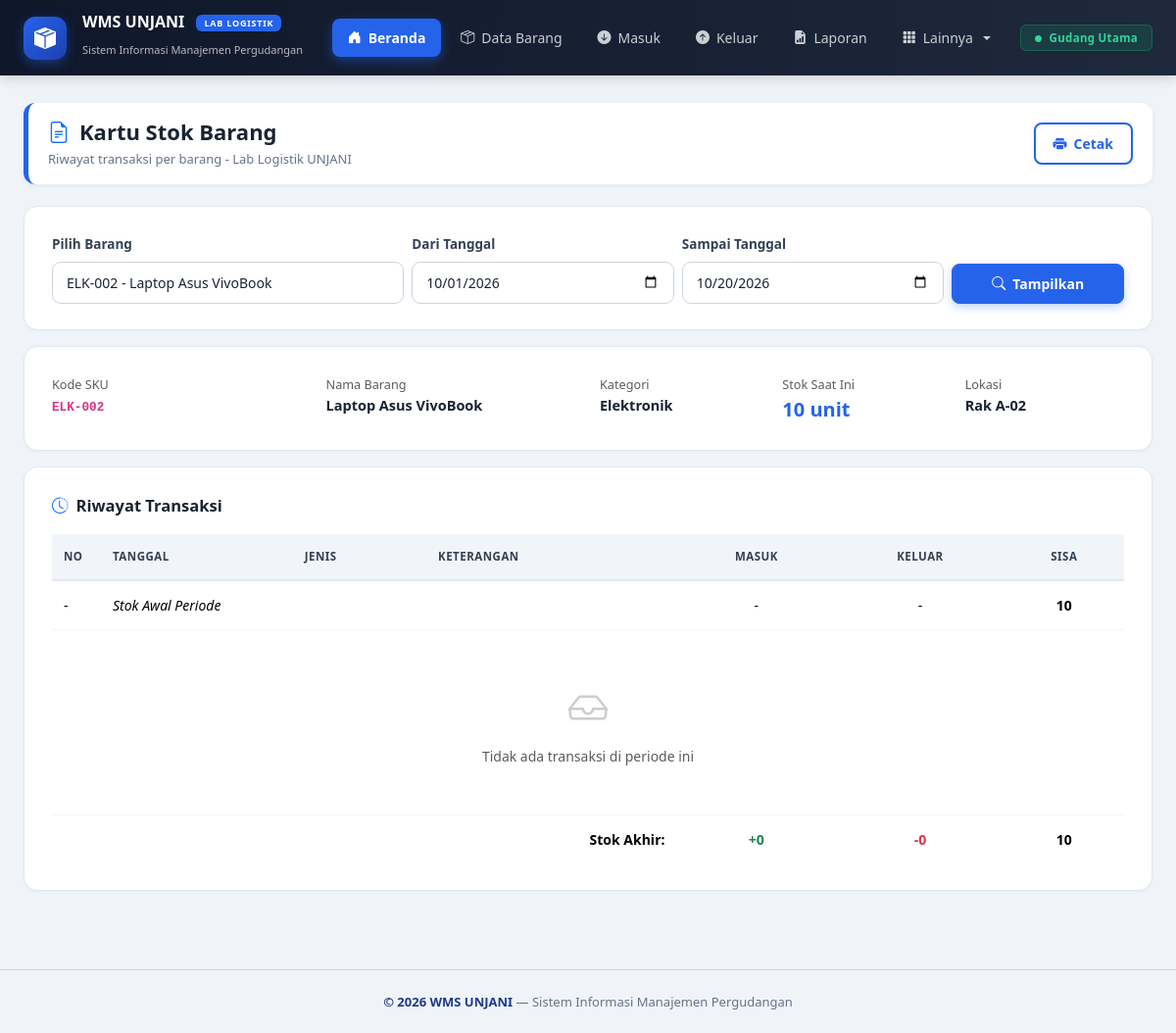
Page /kartu_stok.php?id=2 on the earlier database version.
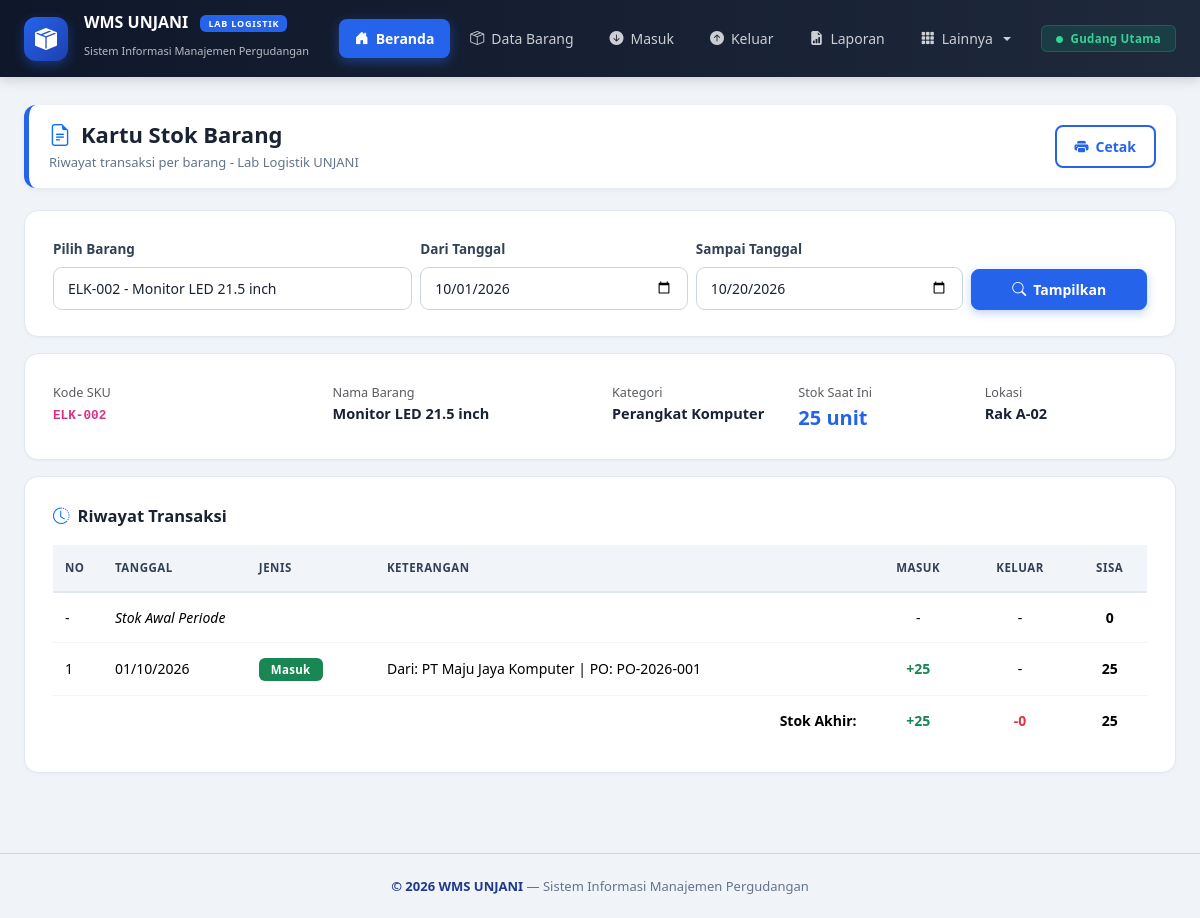
Same page on the later database version.
### tables this page shows
CREATE TABLE barang (
    id INT AUTO_INCREMENT PRIMARY KEY,
    kode_barang VARCHAR(20) UNIQUE NOT NULL,
    nama_barang VARCHAR(100) NOT NULL,
    kategori_id INT,
    satuan VARCHAR(20) DEFAULT 'pcs',
    stok INT DEFAULT 0,
    stok_minimal INT DEFAULT 5,
    lokasi_rak VARCHAR(20),
    harga DECIMAL(15,2) DEFAULT 0,
    FOREIGN KEY (kategori_id) REFERENCES kategori(id) ON DELETE SET NULL
);

CREATE TABLE kategori (
    id INT AUTO_INCREMENT PRIMARY KEY,
    nama_kategori VARCHAR(100) NOT NULL,
    kode_zona VARCHAR(5),
    keterangan TEXT
);

### config/koneksi.php (called while the page is built, shortened)
<?php
function tglIndo($tgl) {
    return date('d/m/Y', strtotime($tgl));
}
?>

### kartu_stok.php (the view, shortened to what the changed rows need)
<?php
require_once 'config/koneksi.php';
$barang_id = (int)($_GET['id'] ?? 0);
$dari      = $_GET['dari'] ?? date('Y-m-01');
$sampai    = $_GET['sampai'] ?? date('Y-m-d');
$barang = null;
if ($barang_id > 0) {
    $barang = mysqli_fetch_assoc(mysqli_query($koneksi, "
        SELECT b.*, k.nama_kategori
        FROM barang b
        LEFT JOIN kategori k ON b.kategori_id = k.id
        WHERE b.id='$barang_id'
    "));
}
require_once 'includes/header.php';
?>
<div class="panel mb-3 no-print">
    <form method="GET" action="index.php" class="row g-2">
        <div class="col-md-4">
            <label class="form-label">Pilih Barang</label>
            <select name="id" class="form-select" required>
                <?php
                $q_b = mysqli_query($koneksi, "SELECT * FROM barang ORDER BY nama_barang");
                while ($b = mysqli_fetch_assoc($q_b)):
                ?>
                <option value="<?= $b['id'] ?>" <?= $barang_id == $b['id'] ? 'selected' : '' ?>>
                    <?= $b['kode_barang'] ?> - <?= $b['nama_barang'] ?>
                </option>
                <?php endwhile; ?>
            </select>
        </div>
    </form>
</div>
<?php if ($barang): ?>
    <div class="panel mb-3">
        <div class="row">
            <div class="col-md-3">
                <small class="text-muted">Kode SKU</small>
                <div><strong><code><?= $barang['kode_barang'] ?></code></strong></div>
            </div>
            <div class="col-md-3">
                <small class="text-muted">Nama Barang</small>
                <div><strong><?= $barang['nama_barang'] ?></strong></div>
            </div>
            <div class="col-md-2">
                <small class="text-muted">Kategori</small>
                <div><strong><?= $barang['nama_kategori'] ?? '-' ?></strong></div>
            </div>
            <div class="col-md-2">
                <small class="text-muted">Stok Saat Ini</small>
                <div><strong style="font-size:20px;color:#2563eb;"><?= $barang['stok'] ?> <?= $barang['satuan'] ?></strong></div>
            </div>
            <div class="col-md-2">
                <small class="text-muted">Lokasi</small>
                <div><strong><?= $barang['lokasi_rak'] ?></strong></div>
            </div>
        </div>
    </div>
    <div class="panel">
        <div class="panel-title mb-3"><i class="bi bi-clock-history text-primary"></i> Riwayat Transaksi</div>
        <div class="table-responsive">
            <table class="table">
                <thead>
                    <tr>
                        <th style="width:50px;">No</th>
                        <th>Tanggal</th>
                        <th>Jenis</th>
                        <th>Keterangan</th>
                        <th class="text-center">Masuk</th>
                        <th class="text-center">Keluar</th>
                        <th class="text-center">Sisa</th>
                    </tr>
                </thead>
                <tbody>
                <?php
                $q = mysqli_query($koneksi, "
                    (SELECT bm.tanggal, 'Masuk' AS jenis,
                        CONCAT('Dari: ', IFNULL(s.nama_supplier, '-'), ' | PO: ', IFNULL(bm.no_po, '-')) AS ket,
                        bm.jumlah AS masuk, 0 AS keluar
                     FROM barang_masuk bm
                     LEFT JOIN supplier s ON bm.supplier_id = s.id
                     WHERE bm.barang_id = '$barang_id'
                       AND bm.tanggal BETWEEN '$dari' AND '$sampai')
                    UNION ALL
                    (SELECT bk.tanggal, 'Keluar' AS jenis,
                        CONCAT('Ke: ', IFNULL(bk.tujuan, '-'), ' | SJ: ', IFNULL(bk.no_surat_jalan, '-')) AS ket,
                        0 AS masuk, bk.jumlah AS keluar
                     FROM barang_keluar bk
                     WHERE bk.barang_id = '$barang_id'
                       AND bk.tanggal BETWEEN '$dari' AND '$sampai')
                    ORDER BY tanggal ASC
                ");
                $sum_in = mysqli_fetch_assoc(mysqli_query($koneksi, "SELECT IFNULL(SUM(jumlah),0) t FROM barang_masuk WHERE barang_id='$barang_id'"))['t'];
                $sum_out = mysqli_fetch_assoc(mysqli_query($koneksi, "SELECT IFNULL(SUM(jumlah),0) t FROM barang_keluar WHERE barang_id='$barang_id'"))['t'];
                $stok_awal = $barang['stok'] - $sum_in + $sum_out;
                $no = 1;
                $running = $stok_awal;
                ?>
                <tr style="background:#f8fafc;">
                    <td>-</td>
                    <td colspan="3"><em>Stok Awal Periode</em></td>
                    <td class="text-center">-</td>
                    <td class="text-center">-</td>
                    <td class="text-center"><strong><?= $stok_awal ?></strong></td>
                </tr>
                <?php if (mysqli_num_rows($q) == 0): ?>
                    <tr><td colspan="7" class="text-center text-muted py-5">
                        <i class="bi bi-inbox" style="font-size:40px;opacity:0.3;"></i>
                        <div class="mt-2">Tidak ada transaksi di periode ini</div>
                    </td></tr>
                <?php else: while ($r = mysqli_fetch_assoc($q)):
                    $running += $r['masuk'] - $r['keluar'];
                ?>
                <tr>
                    <td><?= $no++ ?></td>
                    <td><?= tglIndo($r['tanggal']) ?></td>
                    <td>
                        <?php if ($r['jenis'] == 'Masuk'): ?>
                            <span class="badge bg-success">Masuk</span>
                        <?php else: ?>
                            <span class="badge bg-danger">Keluar</span>
                        <?php endif; ?>
                    </td>
                    <td><?= $r['ket'] ?></td>
                    <td class="text-center"><?= $r['masuk'] > 0 ? '<strong class="text-success">+' . $r['masuk'] . '</strong>' : '-' ?></td>
                    <td class="text-center"><?= $r['keluar'] > 0 ? '<strong class="text-danger">-' . $r['keluar'] . '</strong>' : '-' ?></td>
                    <td class="text-center"><strong><?= $running ?></strong></td>
                </tr>
                <?php endwhile; endif; ?>
                <tr style="background:#f0f9ff;font-weight:bold;">
                    <td colspan="4" class="text-end">Stok Akhir:</td>
                    <td class="text-center text-success">+<?= $sum_in ?></td>
                    <td class="text-center text-danger">-<?= $sum_out ?></td>
                    <td class="text-center"><?= $barang['stok'] ?></td>
                </tr>
                </tbody>
            </table>
        </div>
    </div>
<?php endif; ?>
<?php require_once 'includes/footer.php'; ?>

Differences in the rows shown:
changed barang "unit": nama_barang "Laptop Asus VivoBook" → "Monitor LED 21.5 inch"; kategori.nama_kategori "Elektronik" → "Perangkat Komputer"; stok "10" → "25"; stok "10" → (not shown)
Other differences:
form field id: "ELK-002 - Laptop Asus VivoBook" → "ELK-002 - Monitor LED 21.5 inch"
$stok_awal: (not shown) → "0"
$sum_in: "0" → "25"
new list line: "1 01/10/2026 Masuk Dari: PT Maju Jaya Komputer | PO: PO-2026-001 + 25 - 25"
text no longer shown: "Tidak ada transaksi di periode ini"
